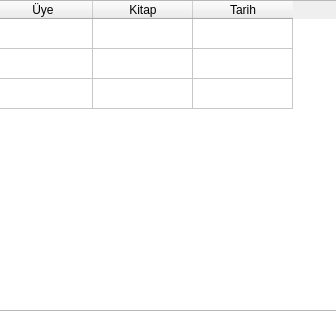
<?xml version="1.0" encoding="UTF-8"?>
<ui version="4.0">
 <class>Form</class>
 <widget class="QWidget" name="Form">
  <property name="geometry">
   <rect>
    <x>0</x>
    <y>0</y>
    <width>336</width>
    <height>311</height>
   </rect>
  </property>
  <property name="windowTitle">
   <string>Ödünç</string>
  </property>
  <widget class="QTableWidget" name="oduncTable">
   <property name="geometry">
    <rect>
     <x>-10</x>
     <y>0</y>
     <width>381</width>
     <height>311</height>
    </rect>
   </property>
   <row>
    <property name="text">
     <string/>
    </property>
   </row>
   <row>
    <property name="text">
     <string/>
    </property>
   </row>
   <row>
    <property name="text">
     <string/>
    </property>
   </row>
   <column>
    <property name="text">
     <string>Üye</string>
    </property>
   </column>
   <column>
    <property name="text">
     <string>Kitap</string>
    </property>
   </column>
   <column>
    <property name="text">
     <string>Tarih</string>
    </property>
   </column>
  </widget>
 </widget>
 <resources/>
 <connections/>
</ui>
